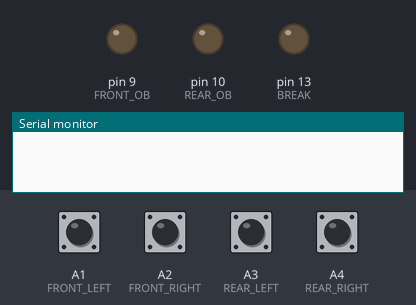
Bench run of a sketch on a simulated Arduino Uno, built with avr-gcc and run on an emulated ATmega328P. On the bench: output pins drawn as LEDs (lit = HIGH), the last lines printed to the serial monitor. The test bench sets the inputs (shaded band); at power-on: A1 (FRONT_LEFT), A2 (FRONT_RIGHT), A3 (REAR_LEFT), A4 (REAR_RIGHT) HIGH.

Above: at 1.2 s.
1.3 s: A1 (FRONT_LEFT) pulled LOW for 0.25 s
At 1.5 s:
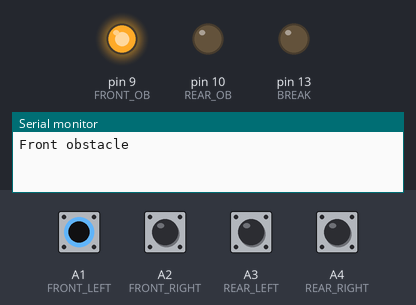
3.1 s: A3 (REAR_LEFT) pulled LOW for 0.25 s
At 3.3 s:
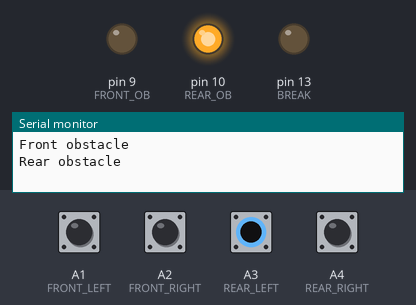
4.9 s: A1 (FRONT_LEFT) driven LOW and A3 (REAR_LEFT) driven LOW
At 5.4 s:
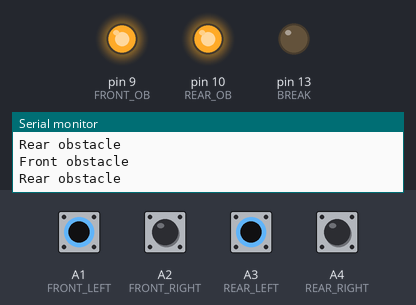
6.5 s: A1 (FRONT_LEFT) driven HIGH
At 7.8 s:
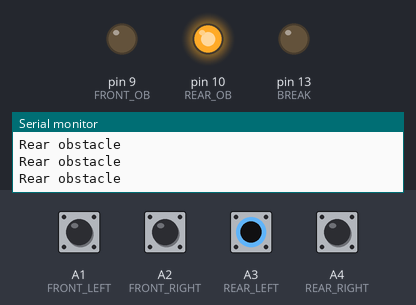
8.1 s: A1 (FRONT_LEFT) driven LOW
At 9.2 s:
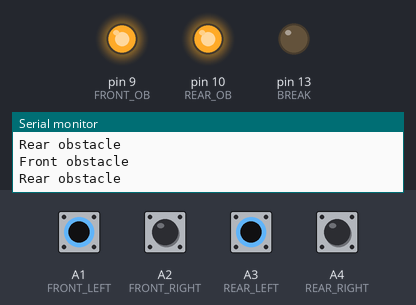
Timing chart, 0 to 10.7 s (numbered marks = the images above; inputs shaded):
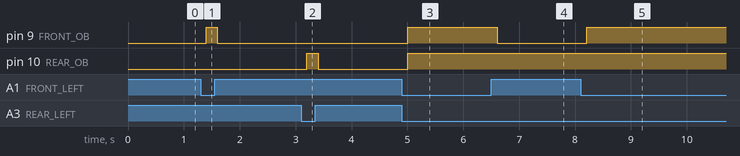

Measured:
- after the input at 1.3 s, pin 9 (FRONT_OB): LOW → HIGH after 0.10 s, → LOW 0.20 s later
- after the input at 3.1 s, pin 10 (REAR_OB): LOW → HIGH after 0.10 s, → LOW 0.20 s later
- after the input at 4.9 s, pin 9 (FRONT_OB), pin 10 (REAR_OB): LOW → HIGH after 0.10 s
- after the input at 6.5 s, pin 9 (FRONT_OB): HIGH → LOW after 0.10 s
- after the input at 8.1 s, pin 9 (FRONT_OB): LOW → HIGH after 0.10 s

The sketch:

SIRO_Using_Analog_pin-_4_Channels.ino
```cpp
/*
 * This is the Arduino code 4 channel Infrared Obstacle Sendors  for smart car.
* watch YouTube video: https://youtu.be/6Qs4iFYm_lg
 *
 *Written by Ahmad Nejrabi for Robojax.com
 *on Jan 15, 2018 at 21:04 in Ajax, Ontario, Canada
 * Permission granted to share this code given that this
 * note is kept with the code.
 * Disclaimer: this code is "AS IS" and for educational purpose only.

 */
/*
4 Channel Infrared Obstacle Avoidance kit
Written by Ahmad Nejrabi for Robojax.com
on Jan 15, 2018 at 21:04 in Ajax, Ontario, Canada

What it does?
this module has 4 IR (infrared) sensors that sense obastacle and based on the position of
obstacle, you can program your arduino to take action. If you are using it for smart car, you
change the direction of car, apply break or stop it.
 */
  // 4 Infrared Obstacle code for Robojax.com
#define FRONT_LEFT A1 // pin A1 for front-left sensor
#define FRONT_RIGHT A2 // pin A2 for front-right sensor
#define REAR_LEFT  A3 // pin A3 for rear-left sensor
#define REAR_RIGHT A4 // pin A4 for rear-right sensor
#define BREAK 13 // pin 8 to apply break or turn LED ON
#define FRONT_OB 9 // pin 9 when obstacle is at front
#define REAR_OB 10 // pin 10 when obstacle is at rear

void setup() {
  Serial.begin(9600);
  pinMode(FRONT_LEFT, INPUT);//define front-left input pin
  pinMode(FRONT_RIGHT, INPUT);//define front-right input pin
  // 4 Infrared Obstacle code for Robojax.com
  pinMode(REAR_LEFT, INPUT);//define rear-left input pin
  pinMode(REAR_RIGHT, INPUT);//define rear-right input pin
  pinMode(BREAK, OUTPUT);// define pin for break
  pinMode(FRONT_OB,OUTPUT);// define front obstacle detection  pin
  pinMode(REAR_OB,OUTPUT);// define rear obstacle detection  pin
}

void loop() {
    // 4 Infrared Obstacle code for Robojax.com
  int FR = digitalRead(FRONT_RIGHT);// read FRONT_LEFT sensor
  int FL = digitalRead(FRONT_LEFT);// read FRONT_RIGHT sensor
  int RR = digitalRead(REAR_RIGHT);// read REAR_RIGHT sensor
  int RL = digitalRead(REAR_LEFT);// read REAR_LEFT sensor

  if( FR == LOW || FL == LOW)
  {
    digitalWrite(FRONT_OB,HIGH);
    Serial.println("Front obstacle");
  }else{
    digitalWrite(FRONT_OB,LOW);

  }


  if( RR == LOW || RL == LOW )
  {
    digitalWrite(REAR_OB,HIGH);
    Serial.println("Rear obstacle");
  }else{
    digitalWrite(REAR_OB,LOW);

  }

  delay(200);
}
```
